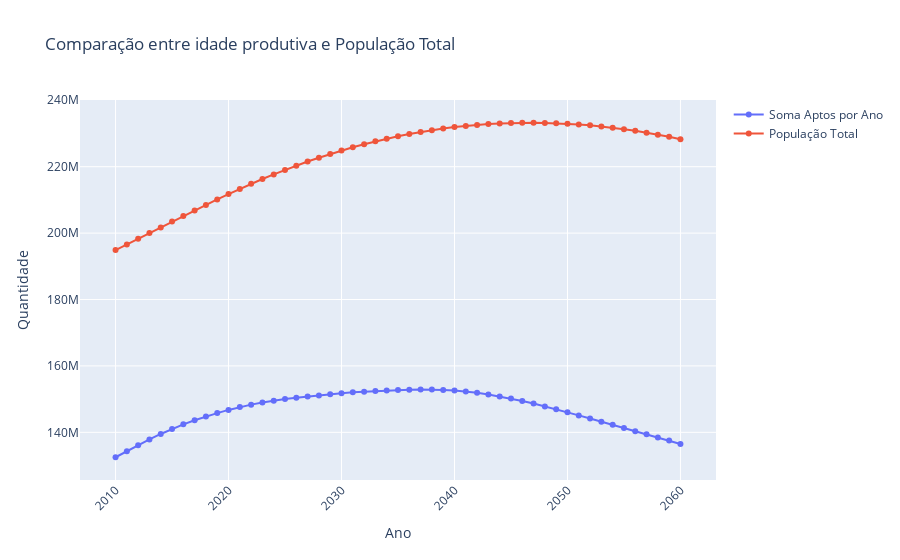

Notebook code for this chart:
### Markdown cell above
O gráfico revela uma queda gradual na taxa de natalidade ao longo das décadas, com um declínio mais acentuado a partir dos anos de 2050.

### Code cell
fig = go.Figure()

# Adicionar a primeira trace (linha) para a série soma_aptos_por_ano
fig.add_trace(go.Scatter(x=soma_aptos_por_ano.index, y=soma_aptos_por_ano.values, mode='lines+markers', name='Soma Aptos por Ano'))

# Adicionar a segunda trace (linha) para a série populacao_total
fig.add_trace(go.Scatter(x=populacao_total.index, y=populacao_total.values, mode='lines+markers', name='População Total'))

# Atualizar o layout do gráfico
fig.update_layout(
    title='Comparação entre idade produtiva e População Total',
    xaxis_title='Ano',
    yaxis_title='Quantidade',
    xaxis=dict(tickangle=-45),
    yaxis=dict(showgrid=True),
)

# Exibir o gráfico
fig.show()
